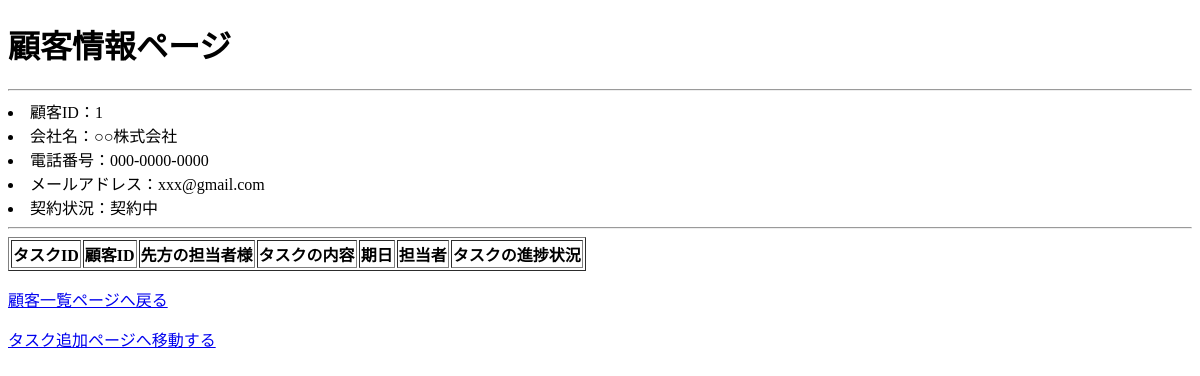
Before: /customer-1 with the older database file.
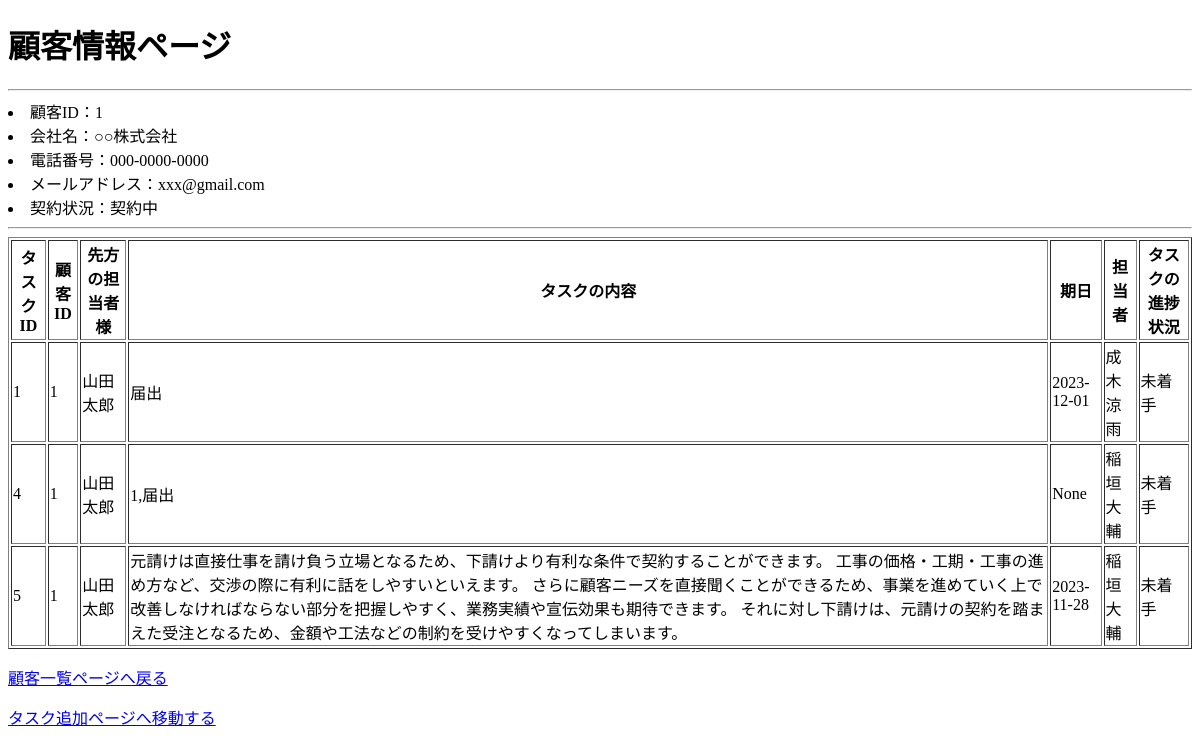
After: the same page with the newer database file.
### tables this page shows
CREATE TABLE customer (
                customer_id INTEGER PRIMARY KEY,
                company TEXT,
                tel TEXT,
                email TEXT,
                is_contract BOOLEAN
                );

CREATE TABLE contract (
                contract_id BOOLEAN,
                contract_name TEXT
                );

CREATE TABLE task (
                task_id INTEGER PRIMARY KEY,
                customer_id INTEGER,
                sir TEXT,
                task_content TEXT,
                deadline DATE,
                pic TEXT,
                progress TEXT
                );

### main.py (the view)
@app.route("/customer-<int:id>")
def customer_page(id):
    filepath = "database/todo_app.db"
    con = sqlite3.connect(filepath)
    cur = con.cursor()
    cur.execute("""
            SELECT
                customer_id,
                company,
                tel,
                email,
                contract_name
            FROM
                customer
            LEFT JOIN
                contract
            ON
                customer.is_contract = contract.contract_id
            """)
    items = cur.fetchall()
    cur.execute("""
            SELECT
                *
            FROM
                task
            """)
    tasks = cur.fetchall()
    con.close()
    return render_template("customer.html",id=id,items=items, tasks=tasks)

### templates/customer.html (shortened to what this page needs)
<!DOCTYPE html>
<html lang="ja">
<head>
</head>
<body>
    <h1>顧客情報ページ</h1>
    <hr>
    {% for item in items %}
        {% if id==item[0] %}
            <li>顧客ID：{{ item[0] }}</li>
            <li>会社名：{{ item[1] }}</li>
            <li>電話番号：{{ item[2] }}</li>
            <li>メールアドレス：{{ item[3] }}</li>
            <li>契約状況：{{ item[4] }}</li>
        {% endif %}
    {% endfor %}
    <hr>
    <table border = "1">
        <thead>
            <tr>
                <th>タスクID</th>
                <th>顧客ID</th>
                <th>先方の担当者様</th>
                <th>タスクの内容</th>
                <th>期日</th>
                <th>担当者</th>
                <th>タスクの進捗状況</th>
            </tr>
        </thead>
        <tbody>
            {% for task in tasks %}
                {% if id==task[1] %}
                    <tr>
                        <td>{{ task[0] }}</td>
                        <td>{{ task[1] }}</td>
                        <td>{{ task[2] }}</td>
                        <td>{{ task[3] }}</td>
                        <td>{{ task[4] }}</td>
                        <td>{{ task[5] }}</td>
                        <td>{{ task[6] }}</td>
                    </tr>
                {% endif %}
            {% endfor %}
        </tbody>
    </table>
    <p><a href="{{ url_for('customer_list_page') }}">顧客一覧ページへ戻る</a></p>
    <p><a href="{{ url_for('add_task_page') }}">タスク追加ページへ移動する</a></p>
</body>
</html>

Changed rows visible on the page:
added task: task_id "1", customer "1", sir "山田太郎", task_content "届出", deadline "2023-12-01", pic "成木涼雨", progress "未着手"
added task: task_id "4", customer "1", sir "山田太郎", task_content "1,届出", task "None", pic "稲垣大輔", progress "未着手"
added task: task_id "5", customer "1", sir "山田太郎", task_content "元請けは直接仕事を請け負う立場となるため、下請けより有利な条件で契約することができます。 工事の価格・工期・工事の進め方など、交渉の際に有利に話をしやすいといえます。 さらに顧客ニーズを直接聞くことができるため、事業を進めていく上で改善しなければならない部分を把握しやすく、業務実績や宣伝効果も期待できます。 それに対し下請けは、元請けの契約を踏まえた受注となるため、金額や工法などの制約を受けやすくなってしまいます。", deadline "2023-11-28", pic "稲垣大輔", progress "未着手"
